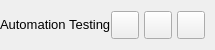
           <widget class="QFrame" name="contentTopBg">
            <property name="minimumSize">
             <size>
              <width>0</width>
              <height>50</height>
             </size>
            </property>
            <property name="maximumSize">
             <size>
              <width>16777215</width>
              <height>50</height>
             </size>
            </property>
            <property name="frameShape">
             <enum>QFrame::Shape::NoFrame</enum>
            </property>
            <property name="frameShadow">
             <enum>QFrame::Shadow::Raised</enum>
            </property>
            <layout class="QHBoxLayout" name="horizontalLayout">
             <property name="spacing">
              <number>0</number>
             </property>
             <property name="leftMargin">
              <number>0</number>
             </property>
             <property name="topMargin">
              <number>0</number>
             </property>
             <property name="rightMargin">
              <number>10</number>
             </property>
             <property name="bottomMargin">
              <number>0</number>
             </property>
             <item>
              <widget class="QFrame" name="leftBox">
               <property name="sizePolicy">
                <sizepolicy hsizetype="Expanding" vsizetype="Preferred">
                 <horstretch>0</horstretch>
                 <verstretch>0</verstretch>
                </sizepolicy>
               </property>
               <property name="frameShape">
                <enum>QFrame::Shape::NoFrame</enum>
               </property>
               <property name="frameShadow">
                <enum>QFrame::Shadow::Raised</enum>
               </property>
               <layout class="QHBoxLayout" name="horizontalLayout_3">
                <property name="spacing">
                 <number>0</number>
                </property>
                <property name="leftMargin">
                 <number>0</number>
                </property>
                <property name="topMargin">
                 <number>0</number>
                </property>
                <property name="rightMargin">
                 <number>0</number>
                </property>
                <property name="bottomMargin">
                 <number>0</number>
                </property>
                <item>
                 <widget class="QLabel" name="titleRightInfo">
                  <property name="sizePolicy">
                   <sizepolicy hsizetype="Preferred" vsizetype="Expanding">
                    <horstretch>0</horstretch>
                    <verstretch>0</verstretch>
                   </sizepolicy>
                  </property>
                  <property name="maximumSize">
                   <size>
                    <width>16777215</width>
                    <height>45</height>
                   </size>
                  </property>
                  <property name="font">
                   <font>
                    <family>Segoe UI</family>
                    <pointsize>10</pointsize>
                    <italic>false</italic>
                    <bold>false</bold>
                   </font>
                  </property>
                  <property name="text">
                   <string>Automation Testing</string>
                  </property>
                  <property name="alignment">
                   <set>Qt::AlignmentFlag::AlignLeading|Qt::AlignmentFlag::AlignLeft|Qt::AlignmentFlag::AlignVCenter</set>
                  </property>
                 </widget>
                </item>
               </layout>
              </widget>
             </item>
             <item alignment="Qt::AlignmentFlag::AlignRight">
              <widget class="QFrame" name="rightButtons">
               <property name="minimumSize">
                <size>
                 <width>0</width>
                 <height>28</height>
                </size>
               </property>
               <property name="frameShape">
                <enum>QFrame::Shape::NoFrame</enum>
               </property>
               <property name="frameShadow">
                <enum>QFrame::Shadow::Raised</enum>
               </property>
               <layout class="QHBoxLayout" name="horizontalLayout_2">
                <property name="spacing">
                 <number>5</number>
                </property>
                <property name="leftMargin">
                 <number>0</number>
                </property>
                <property name="topMargin">
                 <number>0</number>
                </property>
                <property name="rightMargin">
                 <number>0</number>
                </property>
                <property name="bottomMargin">
                 <number>0</number>
                </property>
                <item>
                 <widget class="QPushButton" name="minimizeAppBtn">
                  <property name="minimumSize">
                   <size>
                    <width>28</width>
                    <height>28</height>
                   </size>
                  </property>
                  <property name="maximumSize">
                   <size>
                    <width>28</width>
                    <height>28</height>
                   </size>
                  </property>
                  <property name="cursor">
                   <cursorShape>PointingHandCursor</cursorShape>
                  </property>
                  <property name="toolTip">
                   <string>Minimize</string>
                  </property>
                  <property name="text">
                   <string/>
                  </property>
                  <property name="icon">
                   <iconset resource="../icons/icon.qrc">
                    <normaloff>:/Icons/icon_minimize.png</normaloff>:/Icons/icon_minimize.png</iconset>
                  </property>
                  <property name="iconSize">
                   <size>
                    <width>20</width>
                    <height>20</height>
                   </size>
                  </property>
                 </widget>
                </item>
                <item>
                 <widget class="QPushButton" name="maximizeRestoreAppBtn">
                  <property name="minimumSize">
                   <size>
                    <width>28</width>
                    <height>28</height>
                   </size>
                  </property>
                  <property name="maximumSize">
                   <size>
                    <width>28</width>
                    <height>28</height>
                   </size>
                  </property>
                  <property name="font">
                   <font>
                    <family>Segoe UI</family>
                    <pointsize>10</pointsize>
                    <italic>false</italic>
                    <bold>false</bold>
                    <stylestrategy>PreferDefault</stylestrategy>
                   </font>
                  </property>
                  <property name="cursor">
                   <cursorShape>PointingHandCursor</cursorShape>
                  </property>
                  <property name="toolTip">
                   <string>Maximize</string>
                  </property>
                  <property name="text">
                   <string/>
                  </property>
                  <property name="icon">
                   <iconset resource="../icons/icon.qrc">
                    <normaloff>:/Icons/icon_maximize.png</normaloff>:/Icons/icon_maximize.png</iconset>
                  </property>
                  <property name="iconSize">
                   <size>
                    <width>20</width>
                    <height>20</height>
                   </size>
                  </property>
                 </widget>
                </item>
                <item>
                 <widget class="QPushButton" name="closeAppBtn">
                  <property name="minimumSize">
                   <size>
                    <width>28</width>
                    <height>28</height>
                   </size>
                  </property>
                  <property name="maximumSize">
                   <size>
                    <width>28</width>
                    <height>28</height>
                   </size>
                  </property>
                  <property name="cursor">
                   <cursorShape>PointingHandCursor</cursorShape>
                  </property>
                  <property name="toolTip">
                   <string>Close</string>
                  </property>
                  <property name="text">
                   <string/>
                  </property>
                  <property name="icon">
                   <iconset resource="../icons/icon.qrc">
                    <normaloff>:/Icons/icon_close.png</normaloff>:/Icons/icon_close.png</iconset>
                  </property>
                  <property name="iconSize">
                   <size>
                    <width>20</width>
                    <height>20</height>
                   </size>
                  </property>
                 </widget>
                </item>
               </layout>
              </widget>
             </item>
            </layout>
           </widget>
